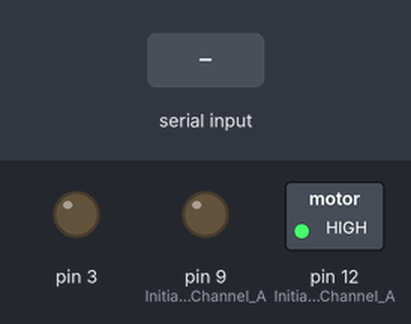
This sketch was run on a simulated Arduino Uno, built with avr-gcc and run on an emulated ATmega328P. Shown: switched loads named in the sketch (green lamp = pin HIGH), output pins drawn as LEDs (lit = HIGH). The inputs (shaded band) are chosen by the test bench. Pins used as bus, display or sensor lines are not drawn; what the sketch prints to the serial monitor is not drawn.

Above: at 1.2 s.
1.3 s: "90,45\n" received over Serial
At 2.1 s:
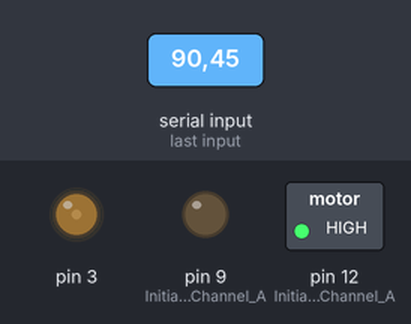
3.8 s: "30,150\n" received over Serial
At 4.3 s:
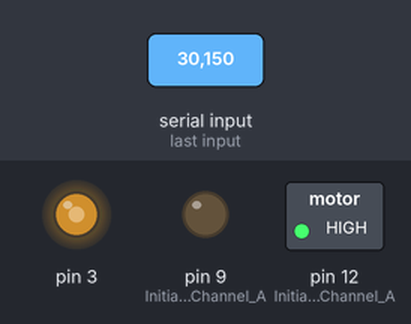
6.3 s: "200\n" received over Serial
At 7.1 s:
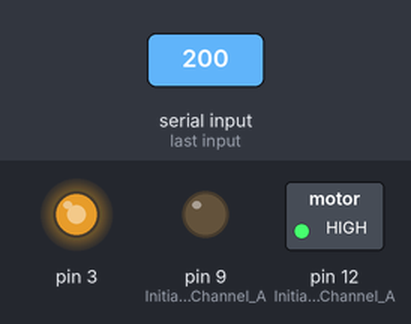
Timing chart, 0 to 9.3 s (numbered marks = the images above; inputs shaded):
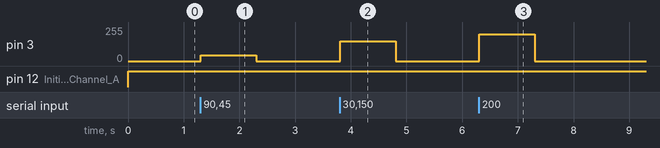

The sketch:

testmoteur.ino
```cpp
void setup() {

  //Setup Channel A
  pinMode(12, OUTPUT); //Initiates Motor Channel A pin
  pinMode(9, OUTPUT); //Initiates Brake Channel A pin

  Serial.begin(9600);
  while (! Serial);
  Serial.println("Speed 0 to 255");
}

void loop(){

  //forward @ full speed
  digitalWrite(12, HIGH); //Establishes forward direction of Channel A
  digitalWrite(9, LOW);   //Disengage the Brake for Channel A
  analogWrite(0, 255);

  if (Serial.available())
  {
    int speed = Serial.parseInt();
    if (speed >= 0 && speed <= 255)
    {
      analogWrite(3, speed);
    }
  }
}
```

Measured:
- after the input at 1.3 s, pin 3: 0/255 → 45/255 at once, → 0/255 1.0 s later
- after the input at 3.8 s, pin 3: 0/255 → 150/255 at once, → 0/255 1.0 s later
- after the input at 6.3 s, pin 3: 0/255 → 200/255 at once, → 0/255 1.0 s later
